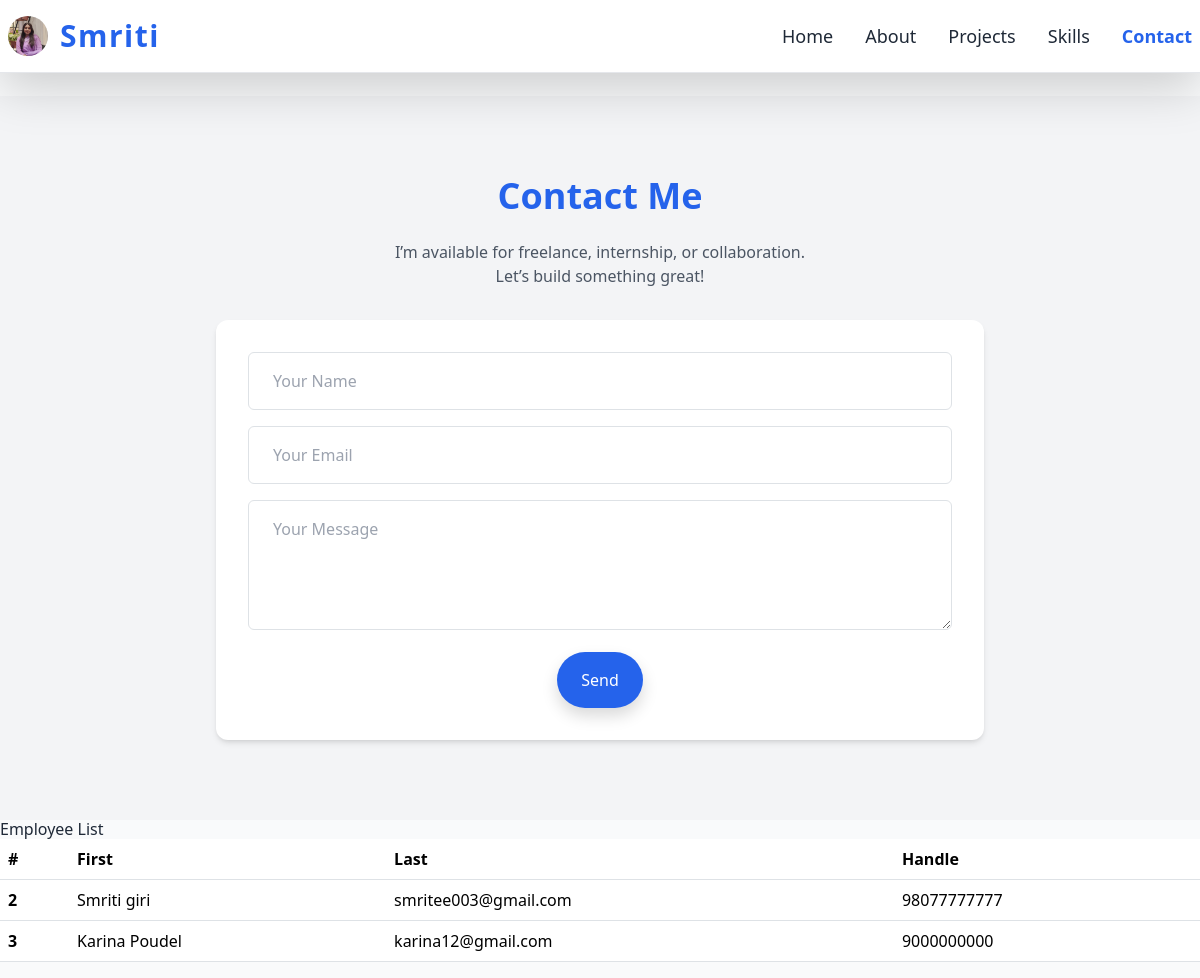
The app's page /contact/, older data.
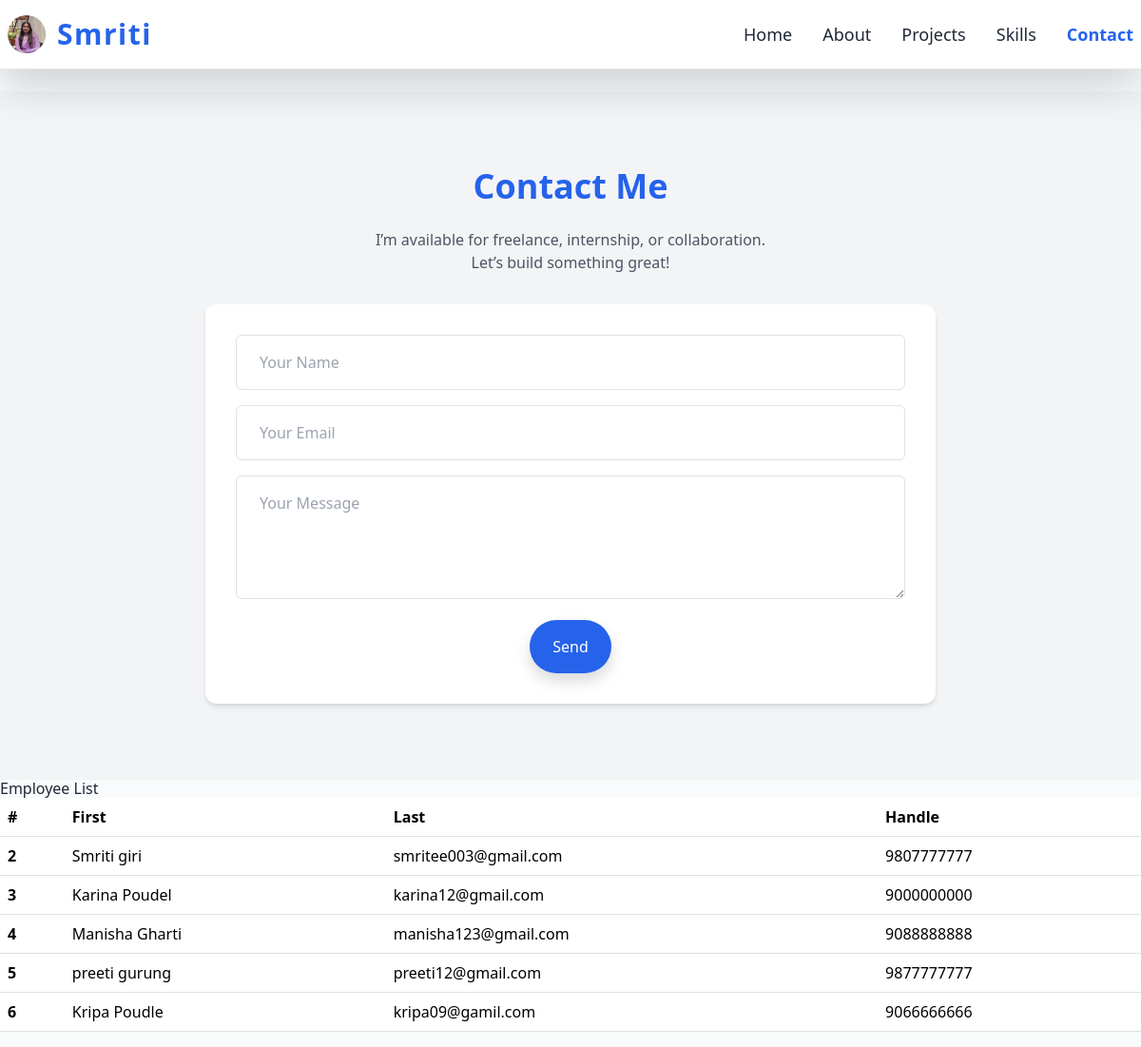
The same page, newer data.
### employee/models.py (models this page shows)
class Employee(models.Model):
    first_name = models.CharField(max_length=100)
    middle_name = models.CharField(max_length=100, blank=True)
    last_name = models.CharField(max_length=100)
    email = models.EmailField(max_length=100, unique=True)
    phone_number = models.CharField(max_length=12, blank=True)
    image = models.ImageField(upload_to='images')
    def __str__(self):
        return self.first_name

### mysite/views.py (the view)
# urls.py: path("contact/",views.contact,name="contact"),
def contact(request):
    employee = Employee.objects.all()
    context = {
        "employee": employee
    }
    print("data from view",employee)
    return render (request,"contact.html",context)

### templates/contact.html (shortened to what this page needs)
{% load static %}
<!DOCTYPE html>
<html lang="en">
<head>
  <link href="https://cdn.jsdelivr.net/npm/bootstrap@5.3.7/dist/css/bootstrap.min.css" rel="stylesheet">
  <script src="https://cdn.tailwindcss.com"></script>
  <link
    rel="stylesheet"
    href="https://cdnjs.cloudflare.com/ajax/libs/font-awesome/6.4.0/css/all.min.css"
  />
</head>
<body class="pt-24 bg-gray-50 text-gray-800">
  <header class="bg-white fixed top-0 w-full z-50 border-b border-gray-200 shadow-lg">
    <div class="max-w-7xl mx-auto px-2 py-3 flex justify-between items-center">
      <div class="flex items-center space-x-3">
        <img src="{% static 'image/django.png' %}" alt="Logo" class="w-10 h-10 rounded-full object-cover" />
        <h1 class="text-3xl font-bold text-blue-600 tracking-wider">Smriti</h1>
      </div>
      <nav class="hidden md:flex space-x-8 text-lg font-medium">
        <a href="#home" class="hover:text-blue-600 transition">Home</a>
        <a href="#about" class="hover:text-blue-600 transition">About</a>
        <a href="#projects" class="hover:text-blue-600 transition">Projects</a>
        <a href="#skills" class="hover:text-blue-600 transition">Skills</a>
        <a href="{% url 'contact' %}" class="hover:text-blue-600 transition font-semibold text-blue-600">Contact</a>
      </nav>
    </div>
  </header>
  <section id="contact" class="py-20 px-6 bg-gray-100">
    <div class="max-w-3xl mx-auto text-center">
      <h2 class="text-4xl font-bold text-blue-600 mb-6">Contact Me</h2>
      <p class="text-gray-600 mb-8">
        I’m available for freelance, internship, or collaboration.<br />Let’s build something great!
      </p>
      <form class="space-y-4 bg-white p-8 rounded-xl shadow-md">
        <input type="text" placeholder="Your Name"
          class="w-full px-4 py-3 rounded border border-gray-300 focus:outline-none focus:ring-2 focus:ring-blue-500" />
        <input type="email" placeholder="Your Email"
          class="w-full px-4 py-3 rounded border border-gray-300 focus:outline-none focus:ring-2 focus:ring-blue-500" />
        <textarea placeholder="Your Message" rows="4"
          class="w-full px-4 py-3 rounded border border-gray-300 focus:outline-none focus:ring-2 focus:ring-blue-500"></textarea>
        <button type="submit"
          class="bg-blue-600 hover:bg-blue-700 text-white px-6 py-3 rounded-full transition shadow">
          Send
        </button>
      </form>
    </div>
  </section>
  <h1>Employee List</h1>
  <div>
    <table class="table">
  <thead>
    <tr>
      <th scope="col">#</th>
      <th scope="col">First</th>
      <th scope="col">Last</th>
      <th scope="col">Handle</th>
    </tr>
  </thead>
  <tbody>
  {% for i in employee %}
  <tr>
    <th scope="row">{{ i.id }}</th>
    <td>
      <a href="{% url 'employee_details' i.id %}">
        {{ i.first_name }} {{ i.last_name }}
      </a>
    </td>
    <td>{{ i.email }}</td>
    <td>{{ i.phone_number }}</td>
  </tr>
  {% endfor %}
</tbody>
</table>
  </div>
</body>
</html>

Row changes from the older to the newer data that the page shows:
changed Employee "Smriti": phone_number "98077777777" → "9807777777"
added Employee: id "4", first_name "Manisha", last_name "Gharti", email "manisha123@gmail.com", phone_number "9088888888"
added Employee: id "5", first_name "preeti", last_name "gurung", email "preeti12@gmail.com", phone_number "9877777777"
added Employee: id "6", first_name "Kripa", last_name "Poudle", email "kripa09@gamil.com", phone_number "9066666666"
